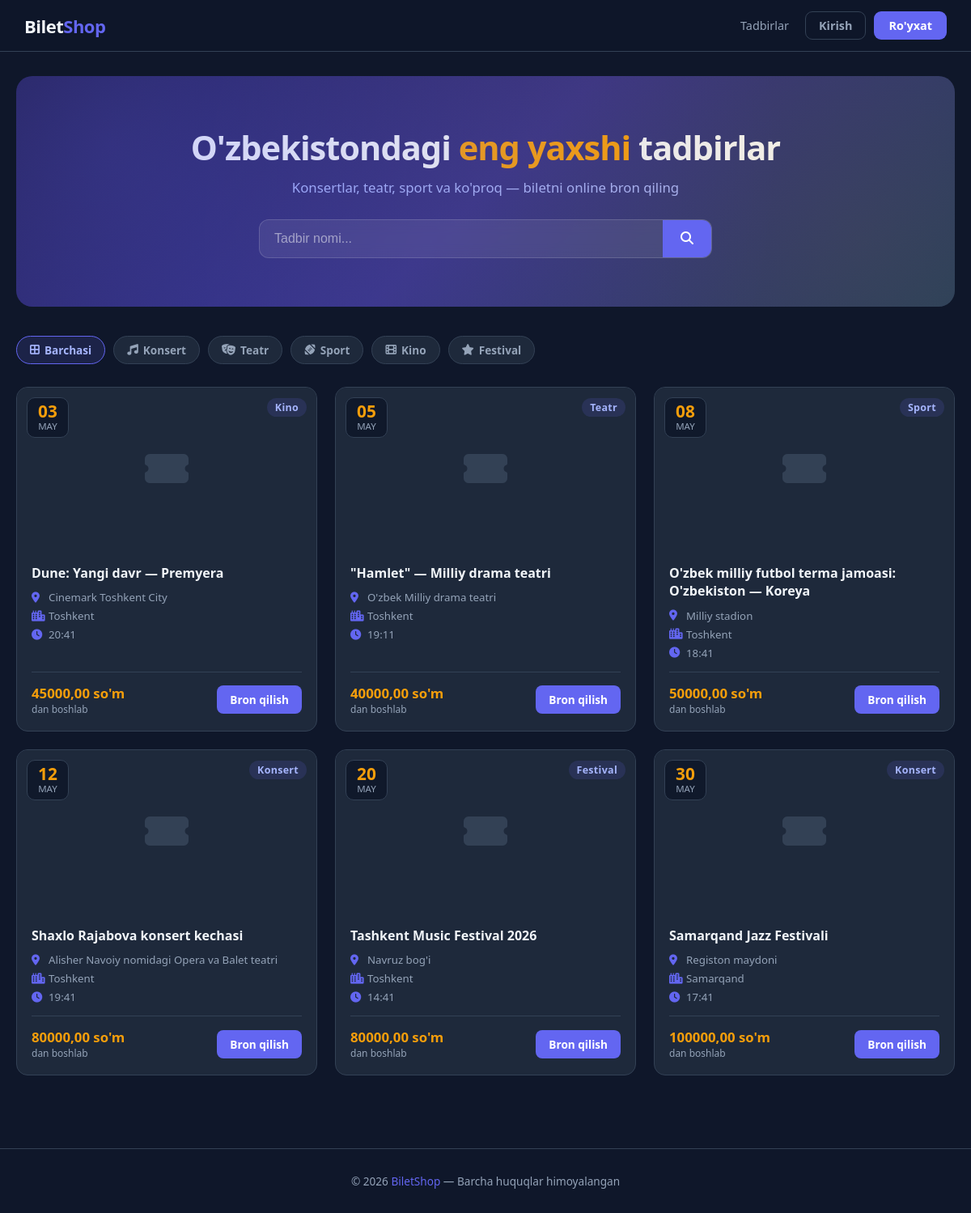
The page / on the database its author committed.
### bilet_app/models.py (models this page shows, shortened)
class Category(models.Model):
    name = models.CharField(max_length=100)
    icon = models.CharField(max_length=50, default='fa-star')
    class Meta:
        verbose_name_plural = 'Categories'

class Event(models.Model):
    title       = models.CharField(max_length=200)
    category    = models.ForeignKey(Category, on_delete=models.CASCADE, related_name='events')
    venue       = models.CharField(max_length=200)
    city        = models.CharField(max_length=100, default='Toshkent')
    event_date  = models.DateTimeField()
    description = models.TextField()
    image       = models.ImageField(upload_to='events/', blank=True, null=True)
    is_active   = models.BooleanField(default=True)
    created_at  = models.DateTimeField(auto_now_add=True)
    class Meta:
        ordering = ['event_date']
    @property
    def min_price(self):
        types = self.ticket_types.filter(available_seats__gt=0)
        if types.exists():
            return types.order_by('price').first().price
        return None

class TicketType(models.Model):
    event           = models.ForeignKey(Event, on_delete=models.CASCADE, related_name='ticket_types')
    name            = models.CharField(max_length=100)
    price           = models.DecimalField(max_digits=10, decimal_places=2)
    total_seats     = models.PositiveIntegerField()
    available_seats = models.PositiveIntegerField()

### bilet_app/views.py (the view)
# urls.py: path('', views.event_list, name='event_list'),
def event_list(request):
    query    = request.GET.get('q', '')
    cat_id   = request.GET.get('cat', '')
    events   = Event.objects.filter(is_active=True, event_date__gt=timezone.now())
    categories = Category.objects.all()
    if query:
        events = events.filter(title__icontains=query)
    if cat_id:
        events = events.filter(category_id=cat_id)
    return render(request, 'index.html', {
        'events': events,
        'categories': categories,
        'query': query,
        'active_cat': cat_id,
    })

### templates/index.html (shortened to what this page needs)
{% extends 'base.html' %}
{% block content %}
<div class="hero">
    <h1>O'zbekistondagi <span>eng yaxshi</span> tadbirlar</h1>
    <p>Konsertlar, teatr, sport va ko'proq — biletni online bron qiling</p>
    <form class="search-form" method="GET" action="">
        <input type="text" name="q" placeholder="Tadbir nomi..." value="{{ query }}">
        <button type="submit"><i class="fa fa-search"></i></button>
    </form>
</div>
<div class="cat-row">
    <a href="{% url 'event_list' %}{% if query %}?q={{ query }}{% endif %}"
       class="cat-btn {% if not active_cat %}active{% endif %}">
        <i class="fa fa-border-all"></i> Barchasi
    </a>
    {% for cat in categories %}
    <a href="?cat={{ cat.id }}{% if query %}&q={{ query }}{% endif %}"
       class="cat-btn {% if active_cat == cat.id|stringformat:'d' %}active{% endif %}">
        <i class="fa {{ cat.icon }}"></i> {{ cat.name }}
    </a>
    {% endfor %}
</div>
<div class="events-grid">
    {% for event in events %}
    <div class="event-card">
        <div class="card-img">
            {% if event.image %}
                <img src="{{ event.image.url }}" alt="{{ event.title }}">
            {% else %}
                <div class="no-img"><i class="fa fa-ticket-alt"></i></div>
            {% endif %}
            <div class="card-date-badge">
                <div class="day">{{ event.event_date|date:"d" }}</div>
                <div class="mon">{{ event.event_date|date:"M" }}</div>
            </div>
            <div class="card-cat-badge">
                <span class="badge badge-primary">{{ event.category.name }}</span>
            </div>
        </div>
        <div class="card-body">
            <h3>{{ event.title }}</h3>
            <div class="card-meta">
                <span><i class="fa fa-map-marker-alt"></i> {{ event.venue }}</span>
                <span><i class="fa fa-city"></i> {{ event.city }}</span>
                <span><i class="fa fa-clock"></i> {{ event.event_date|date:"H:i" }}</span>
            </div>
            <div class="card-footer">
                <div class="card-price">
                    {% if event.min_price %}
                        {{ event.min_price }} so'm
                        <small>dan boshlab</small>
                    {% else %}
                        <small style="color:var(--danger);">Biletlar tugagan</small>
                    {% endif %}
                </div>
                <a href="{% url 'event_detail' event.pk %}" class="btn-card">Bron qilish</a>
            </div>
        </div>
    </div>
    {% endfor %}
</div>
{% endblock %}

### templates/base.html (shortened to what this page needs)
<!DOCTYPE html>
<html lang="uz">
<head>
    <link rel="stylesheet" href="https://cdnjs.cloudflare.com/ajax/libs/font-awesome/6.4.0/css/all.min.css">
</head>
<body>
    <nav class="navbar">
        <div class="nav-content">
            <a href="{% url 'event_list' %}" class="logo">Bilet<span>Shop</span></a>
            <div class="nav-right">
                <a href="{% url 'event_list' %}" class="nav-link">Tadbirlar</a>
                {% if user.is_authenticated %}
                    <a href="{% url 'my_bookings' %}" class="nav-icon" title="Mening biletlarim">
                        <i class="fa fa-ticket-alt"></i>
                    </a>
                    <a href="{% url 'profile' %}" class="user-pill">
                        <i class="fa fa-user-circle"></i> {{ user.username }}
                    </a>
                    <form action="{% url 'logout' %}" method="POST" style="display:inline;">
                        {% csrf_token %}
                        <button type="submit" class="logout-btn" title="Chiqish">
                            <i class="fa fa-power-off"></i>
                        </button>
                    </form>
                {% else %}
                    <a href="{% url 'login' %}" class="btn-outline-nav">Kirish</a>
                    <a href="{% url 'register' %}" class="btn-primary-nav">Ro'yxat</a>
                {% endif %}
            </div>
        </div>
    </nav>
    <main class="main-wrapper">
        {% block content %}{% endblock %}
    </main>
    <footer>
        &copy; 2026 <span>BiletShop</span> — Barcha huquqlar himoyalangan
    </footer>
</body>
</html>

### templates/base.html (style rules this page uses)
*, *::before, *::after { margin: 0; padding: 0; box-sizing: border-box; }
:root { --bg: #0f172a; --surface: #1e293b; --surface2: #334155; --border: #334155; --primary: #6366f1; --primary-d: #4f46e5; --primary-l: rgba(99,102,241,.15); --accent: #f59e0b; --success: #22c55e; --danger: #ef4444; --text: #f1f5f9; --muted: #94a3b8; --radius: 14px; --shadow: 0 4px 24px rgba(0,0,0,.35); }
body { background: var(--bg); color: var(--text); font-family: 'Segoe UI', system-ui, sans-serif; min-height: 100vh; }
.navbar { background: rgba(15,23,42,.95); backdrop-filter: blur(12px); border-bottom: 1px solid var(--border); height: 64px; display: flex; justify-content: center; position: fixed; top: 0; width: 100%; z-index: 1000; }
.nav-content { width: 95%; max-width: 1280px; display: flex; justify-content: space-between; align-items: center; }
.logo { font-size: 22px; font-weight: 800; text-decoration: none; color: var(--text); letter-spacing: -0.5px; }
.logo span { color: var(--primary); }
.nav-right { display: flex; align-items: center; gap: 10px; }
.nav-link { color: var(--muted); text-decoration: none; font-size: .9rem; padding: 6px 10px; border-radius: 8px; transition: all .2s; }
.btn-primary-nav { background: var(--primary); color: #fff; padding: 8px 18px; border-radius: 9px; text-decoration: none; font-weight: 700; font-size: .9rem; transition: background .2s; }
.btn-outline-nav { border: 1px solid var(--border); color: var(--muted); padding: 7px 16px; border-radius: 9px; text-decoration: none; font-weight: 600; font-size: .9rem; transition: all .2s; }
.main-wrapper { margin-top: 64px; padding: 30px 20px; max-width: 1280px; margin-left: auto; margin-right: auto; }
.badge { display: inline-block; padding: 3px 10px; border-radius: 20px; font-size: .78rem; font-weight: 700; letter-spacing: .3px; }
.badge-primary { background: var(--primary-l); color: #a5b4fc; }
footer { text-align: center; padding: 30px 20px; border-top: 1px solid var(--border); color: var(--muted); font-size: .85rem; margin-top: 60px; }
footer span { color: var(--primary); }

### rows shown on the page
Category: name "Konsert"
Category: name "Teatr"
Category: name "Sport"
Category: name "Kino"
Category: name "Festival"
Event: event_date "03", event_date "MAY", category.name "Kino", title "Dune: Yangi davr — Premyera", venue "Cinemark Toshkent City", city "Toshkent", event_date "20:41", min_price "45000,00"
Event: event_date "05", event_date "MAY", category.name "Teatr", title "\"Hamlet\" — Milliy drama teatri", venue "O'zbek Milliy drama teatri", city "Toshkent", event_date "19:11", min_price "40000,00"
Event: event_date "08", event_date "MAY", category.name "Sport", title "O'zbek milliy futbol terma jamoasi: O'zbekiston — Koreya", venue "Milliy stadion", city "Toshkent", event_date "18:41", min_price "50000,00"
Event: event_date "12", event_date "MAY", category.name "Konsert", title "Shaxlo Rajabova konsert kechasi", venue "Alisher Navoiy nomidagi Opera va Balet teatri", city "Toshkent", event_date "19:41", min_price "80000,00"
Event: event_date "20", event_date "MAY", category.name "Festival", title "Tashkent Music Festival 2026", venue "Navruz bog'i", city "Toshkent", event_date "14:41", min_price "80000,00"
Event: event_date "30", event_date "MAY", category.name "Konsert", title "Samarqand Jazz Festivali", venue "Registon maydoni", city "Samarqand", event_date "17:41", min_price "100000,00"
